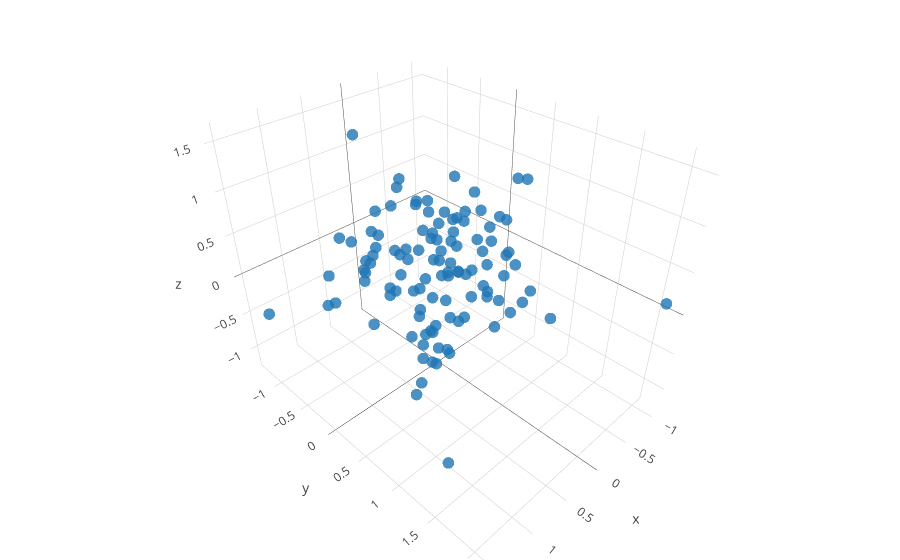

The notebook cell saved with this chart:
### Code cell
fig_data= [go.Scatter3d(
        x = features[:,0],
        y = features[:,1],
        z = features[:,2],
        type='scatter3d',
        mode= "markers",
        text= ['a: {}; b: {}, L: {}; index = {}'.format(background[k,0],background[k,1],background[k,2], k) for k in range(background.shape[0])],
        marker= {
        'line': {'width': 0},
        'size': 4,
        'symbol': 'circle',
      "opacity": .8
      }
    )]


layout = go.Layout(
    margin=dict(
        l=0,
        r=0,
        b=0,
        t=0
    )
)

fig = go.Figure(data=fig_data, layout=layout)
iplot(fig)
